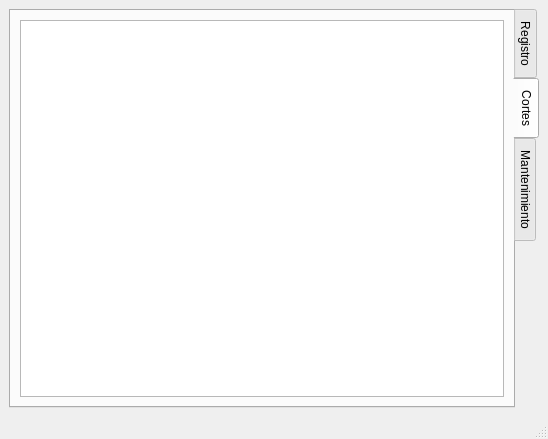
<?xml version="1.0" encoding="UTF-8"?>
<ui version="4.0">
 <class>QAdministratorWindow</class>
 <widget class="QMainWindow" name="QAdministratorWindow">
  <property name="geometry">
   <rect>
    <x>0</x>
    <y>0</y>
    <width>548</width>
    <height>439</height>
   </rect>
  </property>
  <property name="windowTitle">
   <string>QtParkingPOS - Administrador</string>
  </property>
  <widget class="QWidget" name="centralwidget">
   <layout class="QVBoxLayout" name="verticalLayout">
    <item>
     <widget class="QTabWidget" name="tabWidget">
      <property name="tabPosition">
       <enum>QTabWidget::East</enum>
      </property>
      <property name="currentIndex">
       <number>1</number>
      </property>
      <widget class="QWidget" name="tab">
       <attribute name="title">
        <string>Registro</string>
       </attribute>
       <layout class="QVBoxLayout" name="verticalLayout_2">
        <item>
         <widget class="QLabel" name="label">
          <property name="text">
           <string>Usuario:</string>
          </property>
         </widget>
        </item>
        <item>
         <widget class="QLineEdit" name="userLEdit"/>
        </item>
        <item>
         <widget class="QLabel" name="label_2">
          <property name="text">
           <string>Contraseña:</string>
          </property>
         </widget>
        </item>
        <item>
         <widget class="QLineEdit" name="passLEdit">
          <property name="echoMode">
           <enum>QLineEdit::Password</enum>
          </property>
         </widget>
        </item>
        <item>
         <widget class="QLabel" name="label_3">
          <property name="text">
           <string>Confirmar Contraseña:</string>
          </property>
         </widget>
        </item>
        <item>
         <widget class="QLineEdit" name="conpassLEdit">
          <property name="echoMode">
           <enum>QLineEdit::Password</enum>
          </property>
         </widget>
        </item>
        <item>
         <layout class="QHBoxLayout" name="horizontalLayout">
          <item>
           <spacer name="horizontalSpacer">
            <property name="orientation">
             <enum>Qt::Horizontal</enum>
            </property>
            <property name="sizeHint" stdset="0">
             <size>
              <width>40</width>
              <height>20</height>
             </size>
            </property>
           </spacer>
          </item>
          <item>
           <widget class="QPushButton" name="addPButton">
            <property name="text">
             <string>Añadir</string>
            </property>
           </widget>
          </item>
         </layout>
        </item>
       </layout>
      </widget>
      <widget class="QWidget" name="tab_2">
       <attribute name="title">
        <string>Cortes</string>
       </attribute>
       <layout class="QVBoxLayout" name="verticalLayout_3">
        <item>
         <widget class="QTableView" name="tableView"/>
        </item>
       </layout>
      </widget>
      <widget class="QWidget" name="tab_3">
       <attribute name="title">
        <string>Mantenimiento</string>
       </attribute>
      </widget>
     </widget>
    </item>
   </layout>
  </widget>
  <widget class="QMenuBar" name="menubar">
   <property name="geometry">
    <rect>
     <x>0</x>
     <y>0</y>
     <width>548</width>
     <height>21</height>
    </rect>
   </property>
  </widget>
  <widget class="QStatusBar" name="statusbar"/>
 </widget>
 <resources/>
 <connections>
  <connection>
   <sender>userLEdit</sender>
   <signal>returnPressed()</signal>
   <receiver>addPButton</receiver>
   <slot>click()</slot>
   <hints>
    <hint type="sourcelabel">
     <x>113</x>
     <y>120</y>
    </hint>
    <hint type="destinationlabel">
     <x>451</x>
     <y>362</y>
    </hint>
   </hints>
  </connection>
  <connection>
   <sender>passLEdit</sender>
   <signal>returnPressed()</signal>
   <receiver>addPButton</receiver>
   <slot>click()</slot>
   <hints>
    <hint type="sourcelabel">
     <x>243</x>
     <y>222</y>
    </hint>
    <hint type="destinationlabel">
     <x>450</x>
     <y>371</y>
    </hint>
   </hints>
  </connection>
  <connection>
   <sender>conpassLEdit</sender>
   <signal>returnPressed()</signal>
   <receiver>addPButton</receiver>
   <slot>click()</slot>
   <hints>
    <hint type="sourcelabel">
     <x>355</x>
     <y>321</y>
    </hint>
    <hint type="destinationlabel">
     <x>479</x>
     <y>358</y>
    </hint>
   </hints>
  </connection>
 </connections>
</ui>
